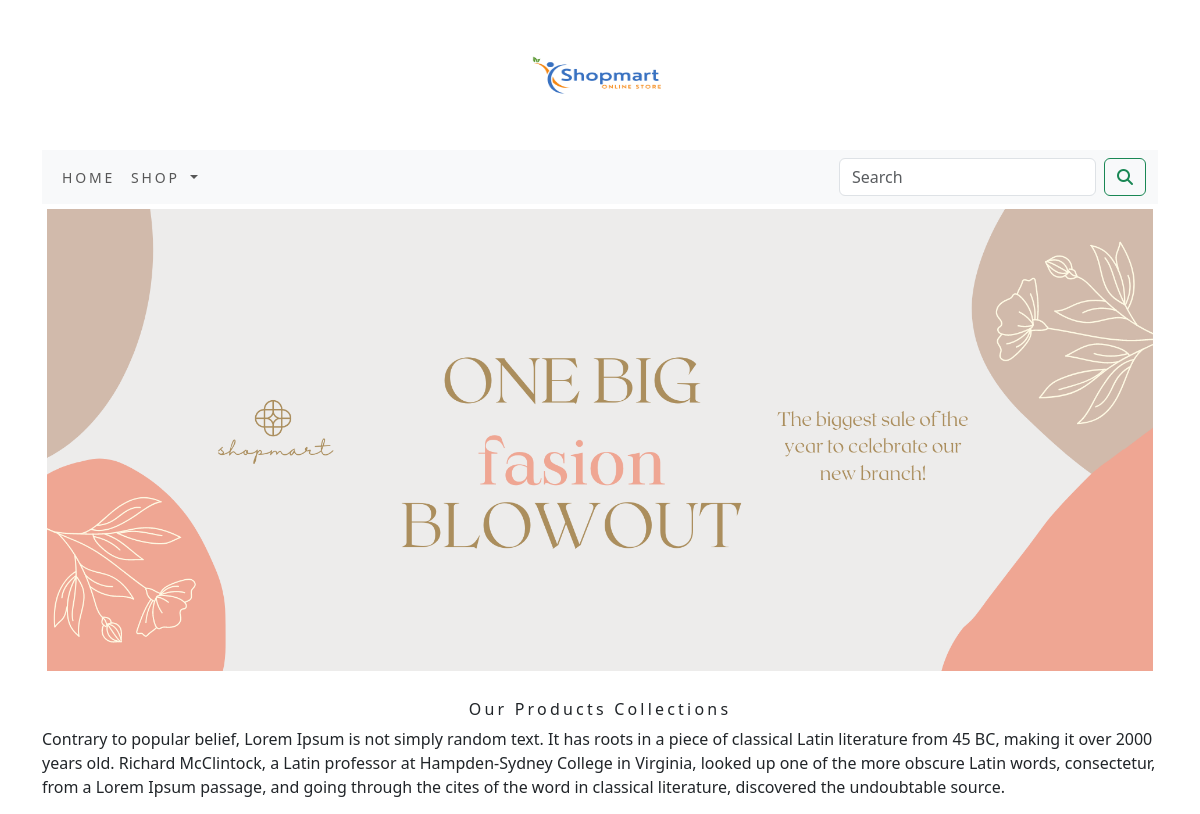
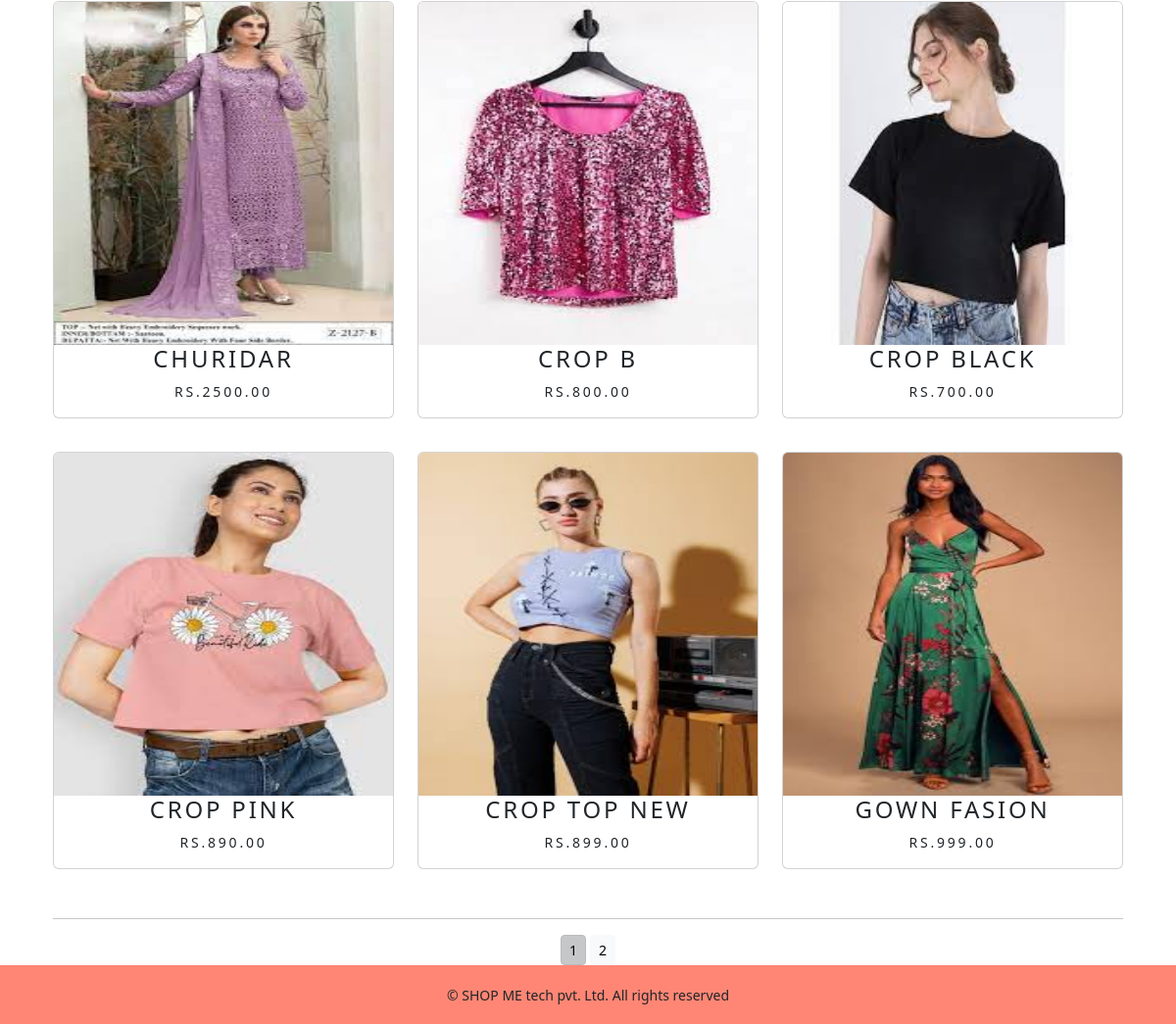
The app's page /shop/ with its own data (2 pictures, top to bottom).
### shop/models.py (models this page shows, shortened)
class Product(models.Model):
    name = models.CharField(max_length=250,unique=True)
    slug = models.SlugField(max_length=250,unique=True)
    description = models.TextField(blank=True)
    price = models.DecimalField(max_digits=10,decimal_places=2)
    category = models.ForeignKey(Category,on_delete=models.CASCADE)
    image = models.ImageField(upload_to='product',blank=True)
    stock = models.IntegerField()
    available = models.BooleanField(default=True)
    created = models.DateTimeField(auto_now_add=True)
    updated = models.DateTimeField(auto_now=True)
    class Meta:
        ordering = ('name',)
        verbose_name = 'product'
        verbose_name_plural ='products'
    def get_url(self):
        return reverse('shop:prodCatdetail',args=[self.category.slug,self.slug])

### shop/views.py (the view)
# urls.py: path('',views.allProductCat,name='allProductCat'),
def allProductCat(request,c_slug=None):
    c_page = None
    products_list = None
    if c_slug != None:
        c_page = get_object_or_404(Category,slug=c_slug)
        products_list = Product.objects.all().filter(category = c_page,available = True)
    else:
        products_list = Product.objects.all().filter(available = True)
    paginator = Paginator(products_list,6)
    try:
        page = int(request.GET.get('page','1'))
    except:
        page = 1
    try:
        products = paginator.page(page)
    except (EmptyPage,InvalidPage):
        products = paginator.page(paginator.num_pages)
    return render(request,"category.html",{'category':c_page,'products':products})

### cart/context_processors.py (called while the page is built)
def counter(request):
    item_count = 0
    if 'admin' in request.path:
        return {}
    else:
        try:
            cart = Cart.objects.filter(cart_id=_cart_id(request))
            cart_items = CartItem.objects.all().filter(cart=cart[:1])
            for cart_item in cart_items:
                item_count += cart_item.quantity
        except Cart.DoesNotExist:
            item_count = 0
    return dict(item_count=item_count)

### cart/views.py (called while the page is built)
def _cart_id(request):
    cart = request.session.session_key
    if not cart:
        cart = request.session.create()
    return cart

### shop/context_processors.py (called while the page is built)
def menu_links(request):
    links = Category.objects.all()
    return dict(links=links)

### shop/models.py (called while the page is built)
    def get_url(self):
        return reverse('shop:products_by_category',args=[self.slug])

### templates/category.html (shortened to what this page needs)
{% extends 'base.html' %}
{% load static %}
{% block contend %}
            {% if category %}
                <img  src="{{category.image.url}}" alt="{{category.name}}" width="300px" height="350px">
        </div><br>
    <div>
        <h1 class="text-center my_title">{{ category.name }}</h1>
        <p class="text-justify">{{ category.description }}</p>
        {% else %}
    <div>
            <img class="my_image my_image_padding" src="{% static 'img/banner.png' %}" alt="Our Products" width="1350" height="300">
    </div><br>
    <div>
        <h1 class="text-center my_title">Our Products Collections </h1>
        <p class="text-justify">Contrary to popular belief, Lorem Ipsum is not simply random text. It has roots in a piece of classical Latin literature from 45 BC, making it over 2000 years old. Richard McClintock, a Latin professor at Hampden-Sydney College in Virginia, looked up one of the more obscure Latin words, consectetur, from a Lorem Ipsum passage, and going through the cites of the word in classical literature, discovered the undoubtable source.</p>
    </div>
        {% endif %}
    <div class="container">
        <div class="row mx_auto">
            {% for product in products %}
            <div class="my_bottom_margin col-9 col-sm-12 col-md-4 col-lg-4">
                <div class="card text-center" style="min-width: 18rem;">
                    <a href="{{product.get_url}}"><img class="card-img-top" src="{{product.image.url}}" alt="{{product.name}}" width="300px" height="350px"></a>
                    <div class="nav-item">
                        <h4>{{product.name}}</h4>
                        <p>Rs.{{product.price}}</p>
                    </div>
                </div><br>
            </div>
            {% endfor %}
            <div class="mx_auto">
                {% if products.paginator.num_pages > 1 %}
                <hr>
                <div class="text-center">
                    {% for pg in products.paginator.page_range %}
                        <a href="?page={{pg}}" class="btn btn-light btn-sm {% if products.number == pg %} active {% endif %}">{{pg}}</a>
                    {% endfor %}
                </div>
                {% endif %}
            </div>
        </div>
    </div>
{% endblock %}

### templates/base.html (shortened to what this page needs)
{% load static %}
<!DOCTYPE html>
<html lang="en" class="w-100 h-100">
<head>
    <link rel="stylesheet" href="{% static 'css/custom.css' %}">
    <link rel="stylesheet" href="{% static 'css/bootstrap.min.css' %}">
</head>
<body>
    <div class="container">
        {% include 'header.html' %}
        <link rel="stylesheet" href="{% static 'css/bootstrap.min.css' %}">
        {% include 'navbar.html' %}
        {% block contend %}
        {% endblock %}
    </div>
        {% include 'footer.html' %}
        <link rel="stylesheet" href="{% static 'css/bootstrap.min.css' %}">
</body>
</html>

### templates/header.html
<header>
    <center>
        <a href="{% url 'shop:allProductCat' %}" ><img src="{% static 'img/logo1.png' %}" alt="logoimage"  width="200" height="150"></a>
    </center>
</header>

### templates/navbar.html (shortened to what this page needs)
<nav class="navbar navbar-expand-lg bg-body-tertiary">
  <div class="container-fluid">
    <div class="collapse navbar-collapse" id="navbarSupportedContent">
      <ul class="navbar-nav me-auto mb-2 mb-lg-0">
        <li class="nav-item">
          <a class="nav-link" href="#">Home</a>
        </li>
        <li class="nav-item dropdown {% if 'shop' in request.path %} active {% endif %}">
          <a class="nav-link dropdown-toggle" href="#" role="button" data-bs-toggle="dropdown" aria-expanded="false">
           Shop
          </a>
        </li>
      </ul>
      <form class="d-flex" role="search" method="get" action="{% url 'search_app:SearchResult' %}">
        <input class="form-control me-2" type="search" placeholder="Search" aria-label="Search" name="q">
        <button class="btn btn-outline-success" type="submit"><i class="fa-solid fa-magnifying-glass"></i></button>
      </form>
    </div>
  </div>
</nav>

### templates/footer.html
{% load static %}
<div class="footer navbar-fixed-bottom my_footer">
    <p class="text-center">&copy; SHOP ME tech pvt. Ltd. All rights reserved</p>
</div>

### static/css/custom.css (style rules this page uses)
.nav-item { letter-spacing: .2em; font-size: 14px; text-transform: uppercase; }
.my_footer p { padding-top :20px; font-size:14px; }
.my_footer { background-color:#FF8674; height:60px; }
.my_image { width:100%; height:auto; }
.my_title { font-size:16px; text_transform:uppercase; letter-spacing:.2em; }
.my_image_padding { padding:5px; }
.my_bottom_margin { margin-bottom: 10px; }

### records on screen
Product: image (picture), name "CHURIDAR", price "2500.00"
Product: image (picture), name "CROP B", price "800.00"
Product: image (picture), name "CROP BLACK", price "700.00"
Product: image (picture), name "CROP PINK", price "890.00"
Product: image (picture), name "CROP TOP NEW", price "899.00"
Product: image (picture), name "GOWN FASION", price "999.00"

### other values on screen
{{ pg }} "1" "2"
